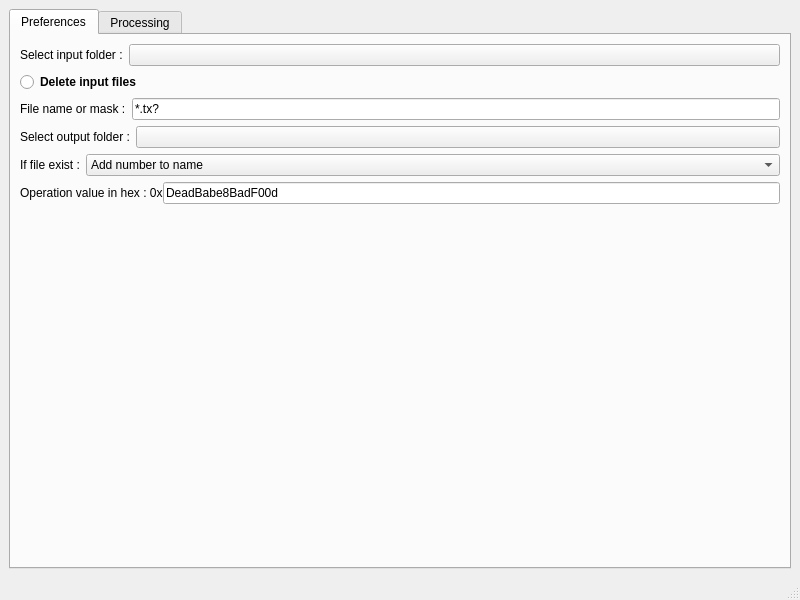
<?xml version="1.0" encoding="UTF-8"?>
<ui version="4.0">
 <class>MainWindow</class>
 <widget class="QMainWindow" name="MainWindow">
  <property name="geometry">
   <rect>
    <x>0</x>
    <y>0</y>
    <width>800</width>
    <height>600</height>
   </rect>
  </property>
  <property name="windowTitle">
   <string>MainWindow</string>
  </property>
  <widget class="QWidget" name="centralwidget">
   <layout class="QVBoxLayout" name="verticalLayout_3">
    <item>
     <widget class="QTabWidget" name="tabWidget">
      <property name="currentIndex">
       <number>0</number>
      </property>
      <widget class="QWidget" name="tab_1">
       <attribute name="title">
        <string>Preferences</string>
       </attribute>
       <layout class="QVBoxLayout" name="verticalLayout_4">
        <property name="sizeConstraint">
         <enum>QLayout::SizeConstraint::SetMaximumSize</enum>
        </property>
        <item>
         <layout class="QVBoxLayout" name="verticalLayout">
          <property name="leftMargin">
           <number>0</number>
          </property>
          <item>
           <layout class="QHBoxLayout" name="horizontalLayout">
            <item>
             <widget class="QLabel" name="lbl_select_input_folder">
              <property name="text">
               <string>Select input folder :</string>
              </property>
             </widget>
            </item>
            <item>
             <widget class="QPushButton" name="btn_select_input_folder">
              <property name="sizePolicy">
               <sizepolicy hsizetype="Expanding" vsizetype="Fixed">
                <horstretch>0</horstretch>
                <verstretch>0</verstretch>
               </sizepolicy>
              </property>
              <property name="text">
               <string/>
              </property>
             </widget>
            </item>
           </layout>
          </item>
          <item>
           <widget class="QRadioButton" name="rb_delete_files">
            <property name="font">
             <font>
              <bold>true</bold>
             </font>
            </property>
            <property name="text">
             <string>Delete input files</string>
            </property>
            <property name="autoExclusive">
             <bool>false</bool>
            </property>
           </widget>
          </item>
          <item>
           <layout class="QHBoxLayout" name="horizontalLayout_2">
            <item>
             <widget class="QLabel" name="lbl_select_mask">
              <property name="text">
               <string>File name or mask :</string>
              </property>
             </widget>
            </item>
            <item>
             <widget class="QLineEdit" name="le_file_mask">
              <property name="inputMask">
               <string/>
              </property>
              <property name="text">
               <string>*.tx?</string>
              </property>
             </widget>
            </item>
           </layout>
          </item>
          <item>
           <layout class="QHBoxLayout" name="horizontalLayout_3">
            <item>
             <widget class="QLabel" name="lbl_select_output_folder">
              <property name="text">
               <string>Select output folder :</string>
              </property>
             </widget>
            </item>
            <item>
             <widget class="QPushButton" name="btn_select_output_folder">
              <property name="sizePolicy">
               <sizepolicy hsizetype="Expanding" vsizetype="Fixed">
                <horstretch>0</horstretch>
                <verstretch>0</verstretch>
               </sizepolicy>
              </property>
              <property name="text">
               <string/>
              </property>
             </widget>
            </item>
           </layout>
          </item>
          <item>
           <layout class="QHBoxLayout" name="horizontalLayout_4">
            <item>
             <widget class="QLabel" name="lbl_exits_file_policy">
              <property name="text">
               <string>If file exist :</string>
              </property>
             </widget>
            </item>
            <item>
             <widget class="QComboBox" name="comboBox">
              <property name="sizePolicy">
               <sizepolicy hsizetype="Expanding" vsizetype="Fixed">
                <horstretch>0</horstretch>
                <verstretch>0</verstretch>
               </sizepolicy>
              </property>
              <property name="currentIndex">
               <number>1</number>
              </property>
              <item>
               <property name="text">
                <string>Overwrite</string>
               </property>
              </item>
              <item>
               <property name="text">
                <string>Add number to name</string>
               </property>
              </item>
             </widget>
            </item>
           </layout>
          </item>
          <item>
           <layout class="QHBoxLayout" name="horizontalLayout_5">
            <property name="spacing">
             <number>0</number>
            </property>
            <item>
             <widget class="QLabel" name="lbl_operation_value">
              <property name="text">
               <string>Operation value in hex : 0x</string>
              </property>
             </widget>
            </item>
            <item>
             <widget class="QLineEdit" name="le_operation_value">
              <property name="inputMask">
               <string/>
              </property>
              <property name="text">
               <string>DeadBabe8BadF00d</string>
              </property>
             </widget>
            </item>
           </layout>
          </item>
         </layout>
        </item>
       </layout>
      </widget>
      <widget class="QWidget" name="tab">
       <attribute name="title">
        <string>Processing</string>
       </attribute>
       <layout class="QVBoxLayout" name="verticalLayout_2">
        <property name="spacing">
         <number>6</number>
        </property>
        <property name="sizeConstraint">
         <enum>QLayout::SizeConstraint::SetMaximumSize</enum>
        </property>
        <property name="topMargin">
         <number>9</number>
        </property>
        <item>
         <layout class="QHBoxLayout" name="horizontalLayout_6">
          <item>
           <widget class="QRadioButton" name="rb_timer">
            <property name="text">
             <string>Endless processing by timer (h:mm:ss) :</string>
            </property>
            <property name="autoExclusive">
             <bool>false</bool>
            </property>
           </widget>
          </item>
          <item>
           <widget class="QTimeEdit" name="te_timer">
            <property name="enabled">
             <bool>false</bool>
            </property>
            <property name="sizePolicy">
             <sizepolicy hsizetype="Expanding" vsizetype="Fixed">
              <horstretch>0</horstretch>
              <verstretch>0</verstretch>
             </sizepolicy>
            </property>
            <property name="displayFormat">
             <string>H:mm:ss</string>
            </property>
            <property name="time">
             <time>
              <hour>0</hour>
              <minute>0</minute>
              <second>10</second>
             </time>
            </property>
           </widget>
          </item>
          <item>
           <widget class="QPushButton" name="btn_stop">
            <property name="enabled">
             <bool>false</bool>
            </property>
            <property name="sizePolicy">
             <sizepolicy hsizetype="Minimum" vsizetype="Fixed">
              <horstretch>0</horstretch>
              <verstretch>0</verstretch>
             </sizepolicy>
            </property>
            <property name="text">
             <string>Stop</string>
            </property>
           </widget>
          </item>
         </layout>
        </item>
        <item>
         <layout class="QHBoxLayout" name="horizontalLayout_7">
          <item>
           <widget class="QPushButton" name="btn_process">
            <property name="sizePolicy">
             <sizepolicy hsizetype="Minimum" vsizetype="Fixed">
              <horstretch>0</horstretch>
              <verstretch>0</verstretch>
             </sizepolicy>
            </property>
            <property name="text">
             <string>Process</string>
            </property>
           </widget>
          </item>
         </layout>
        </item>
        <item>
         <layout class="QVBoxLayout" name="vlo"/>
        </item>
       </layout>
      </widget>
     </widget>
    </item>
   </layout>
  </widget>
  <widget class="QStatusBar" name="statusbar">
   <property name="sizeGripEnabled">
    <bool>true</bool>
   </property>
  </widget>
 </widget>
 <resources/>
 <connections/>
</ui>
